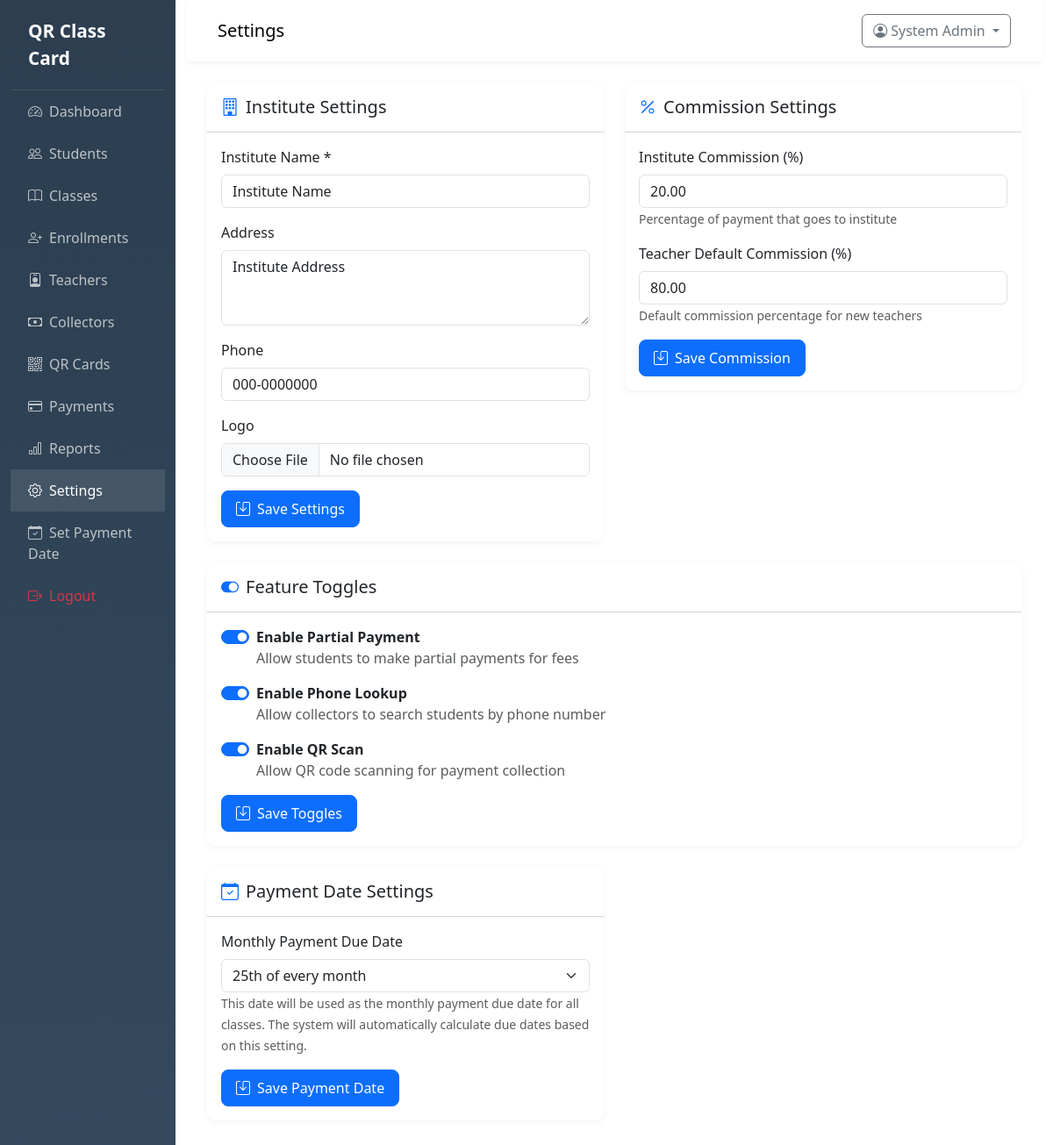
Screenshot of /admin/settings.php (signed in) with the database file from the repository.
### tables this page shows
CREATE TABLE IF NOT EXISTS `settings` (
  `id` int(11) NOT NULL AUTO_INCREMENT,
  `setting_key` varchar(100) NOT NULL,
  `setting_value` text DEFAULT NULL,
  `updated_at` datetime DEFAULT CURRENT_TIMESTAMP ON UPDATE CURRENT_TIMESTAMP,
  PRIMARY KEY (`id`),
  UNIQUE KEY `setting_key` (`setting_key`)
);

### includes/functions.php (called while the page is built, shortened)
<?php
function sanitize($input) {
    return htmlspecialchars(trim($input), ENT_QUOTES, 'UTF-8');
}
function getSetting($pdo, $key, $default = '') {
    $stmt = $pdo->prepare("SELECT setting_value FROM settings WHERE setting_key = ?");
    $stmt->execute([$key]);
    $row = $stmt->fetch();
    return $row ? $row['setting_value'] : $default;
}

### admin/settings.php (the view, shortened to what this page needs)
<?php
require_once __DIR__ . '/../includes/functions.php';
$page_title = 'Settings';
$pdo = db();
$institute_name = getSetting($pdo, 'institute_name', 'Institute Name');
$institute_address = getSetting($pdo, 'institute_address', 'Institute Address');
$institute_phone = getSetting($pdo, 'institute_phone', '');
$institute_commission = getSetting($pdo, 'institute_commission_percentage', '20.00');
$teacher_commission = getSetting($pdo, 'teacher_default_commission_percentage', '80.00');
$enable_partial = getSetting($pdo, 'enable_partial_payment', '1');
$enable_phone_lookup = getSetting($pdo, 'enable_student_lookup_by_phone', '1');
$enable_qr_scan = getSetting($pdo, 'enable_qr_scan', '1');
$monthly_payment_day = getSetting($pdo, 'monthly_payment_day', '25');
include '../includes/header.php';
?>
<div class="row">
    <div class="col-md-6 mb-4">
        <div class="card card-custom">
            <div class="card-header bg-white py-3">
                <h5 class="mb-0"><i class="bi bi-building me-2 text-primary"></i>Institute Settings</h5>
            </div>
            <div class="card-body">
                <form method="POST" enctype="multipart/form-data">
                    <div class="mb-3">
                        <label class="form-label">Institute Name *</label>
                        <input type="text" name="institute_name" class="form-control" value="<?php echo sanitize($institute_name); ?>" required>
                    </div>
                    <div class="mb-3">
                        <label class="form-label">Address</label>
                        <textarea name="institute_address" class="form-control" rows="3"><?php echo sanitize($institute_address); ?></textarea>
                    </div>
                    <div class="mb-3">
                        <label class="form-label">Phone</label>
                        <input type="text" name="institute_phone" class="form-control" value="<?php echo sanitize($institute_phone); ?>">
                    </div>
                    <div class="mb-3">
                        <label class="form-label">Logo</label>
                        <input type="file" name="institute_logo" class="form-control" accept="image/*">
                    </div>
                    <button type="submit" name="save_institute_settings" class="btn btn-primary btn-action"><i class="bi bi-save me-2"></i>Save Settings</button>
                </form>
            </div>
        </div>
    </div>
    <div class="col-md-6 mb-4">
        <div class="card card-custom">
            <div class="card-header bg-white py-3">
                <h5 class="mb-0"><i class="bi bi-percent me-2 text-primary"></i>Commission Settings</h5>
            </div>
            <div class="card-body">
                <form method="POST">
                    <div class="mb-3">
                        <label class="form-label">Institute Commission (%)</label>
                        <input type="number" step="0.01" name="institute_commission_percentage" class="form-control" value="<?php echo $institute_commission; ?>">
                        <small class="text-muted">Percentage of payment that goes to institute</small>
                    </div>
                    <div class="mb-3">
                        <label class="form-label">Teacher Default Commission (%)</label>
                        <input type="number" step="0.01" name="teacher_default_commission_percentage" class="form-control" value="<?php echo $teacher_commission; ?>">
                        <small class="text-muted">Default commission percentage for new teachers</small>
                    </div>
                    <button type="submit" name="save_commission_settings" class="btn btn-primary btn-action"><i class="bi bi-save me-2"></i>Save Commission</button>
                </form>
            </div>
        </div>
    </div>
</div>
<div class="row">
    <div class="col-md-12">
        <div class="card card-custom">
            <div class="card-header bg-white py-3">
                <h5 class="mb-0"><i class="bi bi-toggle-on me-2 text-primary"></i>Feature Toggles</h5>
            </div>
            <div class="card-body">
                <form method="POST">
                    <div class="form-check form-switch mb-3">
                        <input class="form-check-input" type="checkbox" name="enable_partial_payment" id="enable_partial_payment" <?php echo $enable_partial ? 'checked' : ''; ?>>
                        <label class="form-check-label" for="enable_partial_payment">
                            <strong>Enable Partial Payment</strong>
                            <p class="text-muted mb-0">Allow students to make partial payments for fees</p>
                        </label>
                    </div>
                    <div class="form-check form-switch mb-3">
                        <input class="form-check-input" type="checkbox" name="enable_student_lookup_by_phone" id="enable_phone_lookup" <?php echo $enable_phone_lookup ? 'checked' : ''; ?>>
                        <label class="form-check-label" for="enable_phone_lookup">
                            <strong>Enable Phone Lookup</strong>
                            <p class="text-muted mb-0">Allow collectors to search students by phone number</p>
                        </label>
                    </div>
                    <div class="form-check form-switch mb-3">
                        <input class="form-check-input" type="checkbox" name="enable_qr_scan" id="enable_qr_scan" <?php echo $enable_qr_scan ? 'checked' : ''; ?>>
                        <label class="form-check-label" for="enable_qr_scan">
                            <strong>Enable QR Scan</strong>
                            <p class="text-muted mb-0">Allow QR code scanning for payment collection</p>
                        </label>
                    </div>
                    <button type="submit" name="save_toggle_settings" class="btn btn-primary btn-action"><i class="bi bi-save me-2"></i>Save Toggles</button>
                </form>
            </div>
        </div>
    </div>
</div>
<div class="row mt-4">
    <div class="col-md-6 mb-4">
        <div class="card card-custom">
            <div class="card-header bg-white py-3">
                <h5 class="mb-0"><i class="bi bi-calendar-check me-2 text-primary"></i>Payment Date Settings</h5>
            </div>
            <div class="card-body">
                <form method="POST">
                    <div class="mb-3">
                        <label class="form-label">Monthly Payment Due Date</label>
                        <select name="monthly_payment_day" class="form-select">
                            <?php for ($d = 1; $d <= 31; $d++): ?>
                                <option value="<?php echo $d; ?>" <?php echo $monthly_payment_day == $d ? 'selected' : ''; ?>>
                                    <?php echo $d; ?><?php echo $d == 1 ? 'st' : ($d == 2 ? 'nd' : ($d == 3 ? 'rd' : 'th')); ?> of every month
                                </option>
                            <?php endfor; ?>
                        </select>
                        <small class="text-muted">This date will be used as the monthly payment due date for all classes. The system will automatically calculate due dates based on this setting.</small>
                    </div>
                    <button type="submit" name="save_payment_date_settings" class="btn btn-primary btn-action"><i class="bi bi-save me-2"></i>Save Payment Date</button>
                </form>
            </div>
        </div>
    </div>
</div>
<?php include '../includes/footer.php'; ?>

### includes/header.php (shortened to what this page needs)
<?php
$current_page = basename($_SERVER['PHP_SELF']);
$user_role = $_SESSION['role'] ?? '';
$full_name = $_SESSION['full_name'] ?? 'User';
?>
<!DOCTYPE html>
<html lang="en">
<head>
    <link href="https://cdn.jsdelivr.net/npm/bootstrap@5.3.0/dist/css/bootstrap.min.css" rel="stylesheet">
    <link href="https://cdn.jsdelivr.net/npm/bootstrap-icons@1.10.0/font/bootstrap-icons.css" rel="stylesheet">
</head>
<body>
    <div class="container-fluid">
        <div class="row">
            <nav class="col-md-2 d-md-block sidebar">
                <div class="brand"><?php echo APP_NAME; ?></div>
                <a href="../<?php echo $user_role; ?>/dashboard.php" class="<?php echo $current_page == 'dashboard.php' ? 'active' : ''; ?>">
                    <i class="bi bi-speedometer2 me-2"></i>Dashboard
                </a>
                <?php if ($user_role === 'admin'): ?>
                    <a href="students.php" class="<?php echo in_array($current_page, ['students.php', 'add_student.php', 'edit_student.php']) ? 'active' : ''; ?>">
                        <i class="bi bi-people me-2"></i>Students
                    </a>
                    <a href="classes.php" class="<?php echo in_array($current_page, ['classes.php', 'add_class.php', 'edit_class.php']) ? 'active' : ''; ?>">
                        <i class="bi bi-book me-2"></i>Classes
                    </a>
                    <a href="enrollments.php" class="<?php echo $current_page == 'enrollments.php' ? 'active' : ''; ?>">
                        <i class="bi bi-person-plus me-2"></i>Enrollments
                    </a>
                    <a href="teachers.php" class="<?php echo $current_page == 'teachers.php' ? 'active' : ''; ?>">
                        <i class="bi bi-person-badge me-2"></i>Teachers
                    </a>
                    <a href="collectors.php" class="<?php echo $current_page == 'collectors.php' ? 'active' : ''; ?>">
                        <i class="bi bi-cash me-2"></i>Collectors
                    </a>
                    <a href="qr_cards.php" class="<?php echo $current_page == 'qr_cards.php' ? 'active' : ''; ?>">
                        <i class="bi bi-qr-code me-2"></i>QR Cards
                    </a>
                    <a href="payments.php" class="<?php echo $current_page == 'payments.php' ? 'active' : ''; ?>">
                        <i class="bi bi-credit-card me-2"></i>Payments
                    </a>
                    <a href="reports.php" class="<?php echo $current_page == 'reports.php' ? 'active' : ''; ?>">
                        <i class="bi bi-bar-chart me-2"></i>Reports
                    </a>
                    <a href="settings.php" class="<?php echo $current_page == 'settings.php' ? 'active' : ''; ?>">
                        <i class="bi bi-gear me-2"></i>Settings
                    </a>
                    <a href="payment_date_setting.php" class="<?php echo $current_page == 'payment_date_setting.php' ? 'active' : ''; ?>">
                        <i class="bi bi-calendar-check me-2"></i>Set Payment Date
                    </a>
                <?php endif; ?>
                <a href="../logout.php" class="text-danger">
                    <i class="bi bi-box-arrow-right me-2"></i>Logout
                </a>
            </nav>
            <main class="col-md-10 ms-sm-auto main-content">
                <nav class="navbar navbar-expand-lg navbar-custom px-4 py-3">
                    <div class="container-fluid">
                        <span class="navbar-brand mb-0 h5"><?php echo $page_title ?? 'Dashboard'; ?></span>
                        <div class="ms-auto d-flex align-items-center">
                            <div class="dropdown">
                                <button class="btn btn-outline-secondary dropdown-toggle" type="button" data-bs-toggle="dropdown">
                                    <i class="bi bi-person-circle me-1"></i><?php echo sanitize($full_name); ?>
                                </button>
                            </div>
                        </div>
                    </div>
                </nav>
                <div class="container-fluid p-4">

### includes/footer.php (shortened to what this page needs)
                </div>
            </main>
        </div>
    </div>
</body>
</html>

### includes/header.php (style rules this page uses)
.sidebar { min-height: 100vh; background: linear-gradient(180deg, #2c3e50 0%, #34495e 100%); color: white; }
.sidebar a { color: #bdc3c7; text-decoration: none; padding: 12px 20px; display: block; }
.sidebar a:hover, .sidebar a.active { color: white; background: rgba(255,255,255,0.1); }
.sidebar .brand { padding: 20px; font-size: 1.3rem; font-weight: bold; border-bottom: 1px solid rgba(255,255,255,0.1); }
.main-content { min-height: 100vh; }
.navbar-custom { background: white; box-shadow: 0 2px 4px rgba(0,0,0,0.05); }
.card-custom { border: none; box-shadow: 0 2px 8px rgba(0,0,0,0.05); border-radius: 10px; }
.btn-action { border-radius: 8px; padding: 8px 16px; }

### rows the page displays
settings: institute_name "Institute Name"
settings: institute_address "Institute Address"
settings: institute_phone "000-0000000"
settings: institute_commission_percentage "20.00"
settings: teacher_default_commission_percentage "80.00"
settings: setting_value "☑"
settings: setting_value "☑"
settings: setting_value "☑"
settings: monthly_payment_day "25th of every month"

### other values shown
APP_NAME "QR Class Card"
$page_title "Settings"
$full_name "System Admin"
